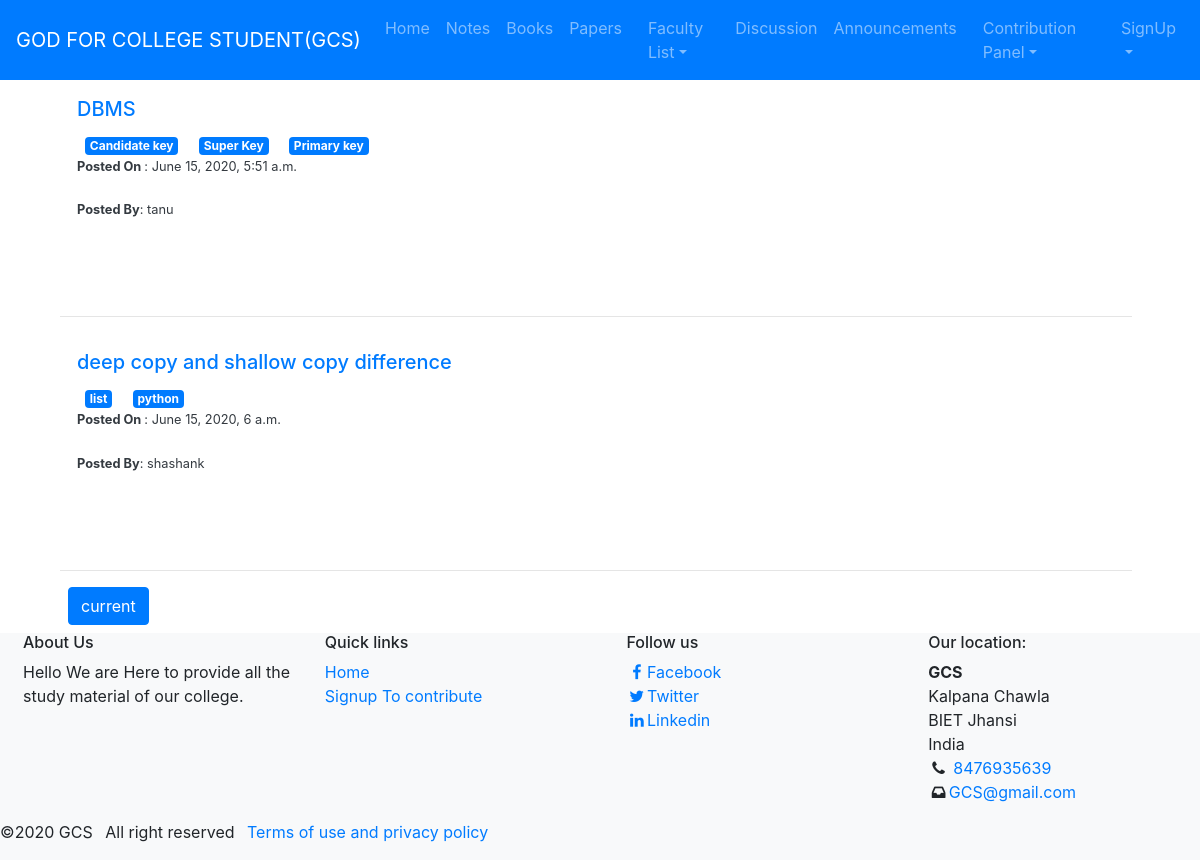
/disccussionpanel, run on the app's committed database.
### Notes/models.py (models this page shows, shortened)
class Post(models.Model):
	user=models.ForeignKey(User, on_delete=models.CASCADE)
	title=models.CharField(max_length=50)
	description=models.TextField()
	image=models.ImageField(upload_to='images/', default='static/ayurvedasite/images/no.png')
	published_date=models.DateTimeField(default=timezone.now)
	tags = TaggableManager()

class User(AbstractUser):
	is_student=models.BooleanField(default=False)
	is_teacher=models.BooleanField(default=False)

### Notes/views.py (the view)
# urls.py: path('disccussionpanel', views.post_list, name='discussion_list'),
def post_list(request):
    posts_list = Post.objects.filter(published_date__lte=timezone.now()).order_by('published_date')
    paginator = Paginator(posts_list,3,allow_empty_first_page=False)
    page=request.GET.get('page',1)
    posts=paginator.page(page)
    return render(request, 'Notes/discussion_list.html', {'posts': posts })

### Notes/templates/Notes/discussion_list.html (shortened to what this page needs)
{% extends "Notes/base.html" %}
{% load static %}
{% block content %}
<div class="container">
<div class="row">
    <div class="col-12 ">
            {% for post in posts %}
            <div class="card text-dark border-white shadow p-3
            ">
                    <div card="card-body">
                    <h5><a  class="card-title" href="{% url 'disccusion_detail' pk=post.pk%}">{{ post.title }}</a></h5>
                {% for tag in post.tags.all %}
                 <div class="badge badge-primary m-2">{{tag}}</div>
                 {% endfor %}
                <br>
                 <p class="card-subtitle small"><b>Posted On </b>: {{ post.published_date }}</p>
                 <br>
                 <p class="car-subtitle small"><b>Posted By</b>: {{post.user.username}}</p>
                 <br>
            </div>
        </div>
        <br>
        <hr style="border-top: '1px solid black">
            {% endfor %}
     <div class="pagination m-2">
         <span class="step-links">
     <span class="step-link">
     <a class="btn btn-primary" href="#">current</a>
 </span>
    </span>
    </div>
</div>
</div>
</div>
{% endblock %}

### Notes/static/Notes/css/style.css (style rules this page uses)
html,body { height: 100% }

### data on the page
Post: title "DBMS", published_date "June 15, 2020, 5:51 a.m.", user.username "tanu"
Tag: name "Candidate key"
Tag: name "Super Key"
Tag: name "Primary key"
Post: title "deep copy and shallow copy difference", published_date "June 15, 2020, 6 a.m.", user.username "shashank"
Tag: name "list"
Tag: name "python"
